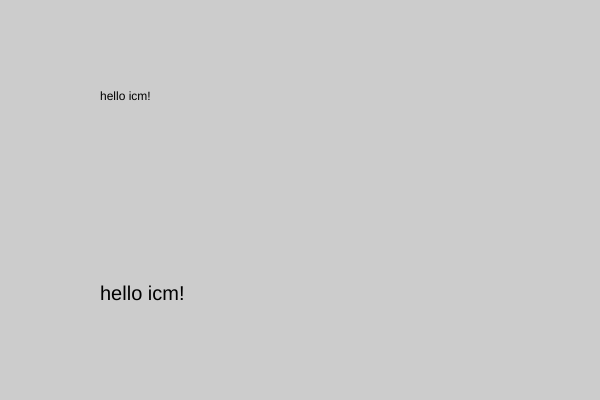
Frame 1 (no input)
Frame 60 (no input): identical to frame 1, image omitted
Frame 120 (the mouse pressed at the canvas centre since frame 60): identical to frame 1, image omitted

The p5.js sketch that drew this single still picture (run headless with seeded random() and noise() and a simulated clock; from frame 60 on, the mouse is pressed at the canvas centre):

// p5.js sketch
// ── sketch.js
// Example 2-8: strings

var quote = "hello icm!";

function setup() {
  createCanvas(600, 400);
}

function draw() {
  background(204);
  textSize(12);
  text(quote, 100, 100);
  textSize(20);
  text(quote, 100, 300)
}
